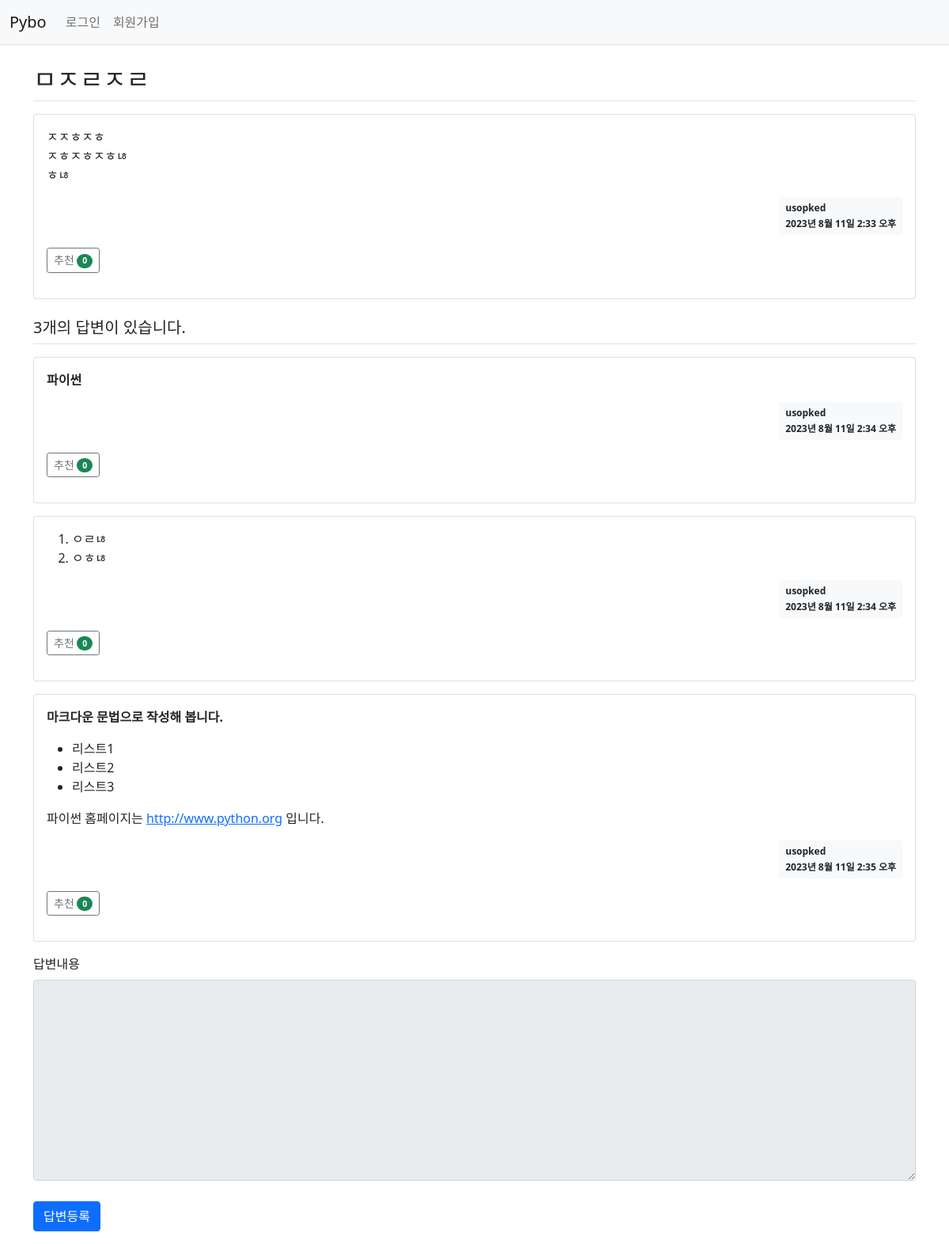
Page /pybo/306/ on the committed database.
### pybo/models.py (models this page shows, shortened)
class Question(models.Model):
    author = models.ForeignKey(User, on_delete=models.CASCADE, related_name='author_question')
    subject = models.CharField(max_length=200)
    content = models.TextField()
    create_date = models.DateTimeField()
    modify_date = models.DateTimeField(null=True, blank=True)
    voter = models.ManyToManyField(User, related_name='voter_question')  # 추천인 추가

class Answer(models.Model):
    author = models.ForeignKey(User, on_delete=models.CASCADE, related_name='author_answer')
    question = models.ForeignKey(Question, on_delete=models.CASCADE)
    content = models.TextField()
    create_date = models.DateTimeField()
    modify_date = models.DateTimeField(null=True, blank=True)
    voter = models.ManyToManyField(User, related_name='voter_answer')

### pybo/views/base_views.py (the view)
def detail(request, question_id):
    question = get_object_or_404(Question, pk=question_id)
    context = {'question': question}
    return render(request, 'pybo/question_detail.html', context)

### pybo/templatetags/pybo_filter.py (called while the page is built)
@register.filter
def mark(value):
    extensions = ["nl2br", "fenced_code"]
    return mark_safe(markdown.markdown(value, extensions=extensions))

### templates/pybo/question_detail.html (shortened to what this page needs)
{% extends 'base.html' %}
{% load pybo_filter %}
{% block content %}
<div class="container my-3">
    <h2 class="border-bottom py-2">{{ question.subject }}</h2>
    <div class="card my-3">
        <div class="card-body">
            <div class="card-text">{{ question.content|mark }}</div>
            <div class="d-flex justify-content-end">
                <div class="badge bg-light text-dark p-2 text-start">
                    <div class="mb-2">{{ question.author.username }}</div>
                    <div>{{ question.create_date }}</div>
                </div>
            </div>
            <div class="my-3">
                <a href="javascript:void(0)" data-uri="{% url 'pybo:question_vote' question.id  %}"
                    class="recommend btn btn-sm btn-outline-secondary"> 추천
                    <span class="badge rounded-pill bg-success">{{question.voter.count}}</span>
                </a>
            </div>
        </div>
    </div>
    <h5 class="border-bottom my-3 py-2">{{question.answer_set.count}}개의 답변이 있습니다.</h5>
    {% for answer in question.answer_set.all %}
    <div class="card my-3">
        <div class="card-body">
            <div class="card-text">{{ answer.content|mark }}</div>
            <div class="d-flex justify-content-end">
                <div class="badge bg-light text-dark p-2 text-start">
                    <div class="mb-2">{{ answer.author.username }}</div>
                    <div>{{ answer.create_date }}</div>
                </div>
            </div>
            <div class="my-3">
                <a href="javascript:void(0)" data-uri="{% url 'pybo:answer_vote' answer.id  %}"
                    class="recommend btn btn-sm btn-outline-secondary"> 추천
                    <span class="badge rounded-pill bg-success">{{answer.voter.count}}</span>
                </a>
            </div>
        </div>
    </div>
    {% endfor %}
    <form action="{% url 'pybo:answer_create' question.id %}" method="post" class="my-3">
        <div class="mb-3">
            <label for="content" class="form-label">답변내용</label>
            <textarea {% if not user.is_authenticated %}disabled{% endif %}
            name="content" id="content" class="form-control" rows="10"></textarea>
        </div>
        <input type="submit" value="답변등록" class="btn btn-primary">
    </form>
</div>
{% endblock %}

### static/style.css (style rules this page uses)
textarea { width:100%; }
input[type=submit] { margin-top:10px; }

### rows in the picture
Question: subject "ㅁㅈㄹㅈㄹ", content|mark "ㅈㅈㅎㅈㅎ ㅈㅎㅈㅎㅈㅎㄶ ㅎㄶ", author.username "usopked", create_date "2023년 8월 11일 2:33 오후", voter.count "0", answer_set.count "3"
Answer: content|mark "파이썬", author.username "usopked", create_date "2023년 8월 11일 2:34 오후", voter.count "0"
Answer: content|mark "ㅇㄹㄶ ㅇㅎㄶ", author.username "usopked", create_date "2023년 8월 11일 2:34 오후", voter.count "0"
Answer: content|mark "마크다운 문법으로 작성해 봅니다. 리스트1 리스트2 리스트3 파이썬 홈페이지는 http://www.python.org 입니다.", author.username "usopked", create_date "2023년 8월 11일 2:35 오후", voter.count "0"
